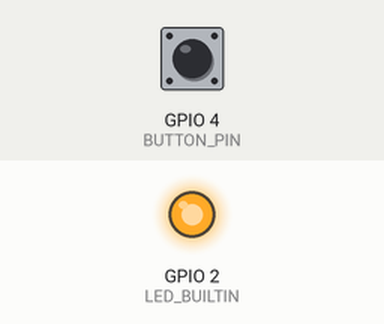
Recording of a sketch running on a simulated ESP8266 (NodeMCU). Shown: output pins drawn as LEDs (lit = HIGH, except the on-board LED, lit = LOW). Inputs (shaded band) come from the test bench; at power-on: GPIO 4 (BUTTON_PIN) HIGH. WiFi joins after 1.5 s; servers stay silent unless stated; uploads are accepted with an empty reply; what the sketch prints to the serial monitor is not drawn.

Above: at 2.7 s.
2.8 s: GPIO 4 (BUTTON_PIN) pulled LOW for 0.15 s
At 3.7 s:
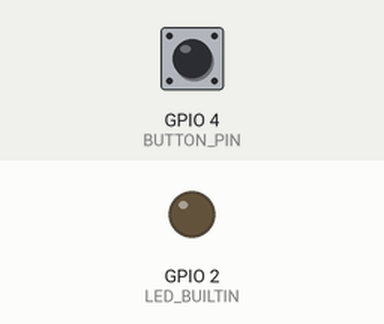
4.5 s: GPIO 4 (BUTTON_PIN) pulled LOW for 1 s
At 5.2 s:
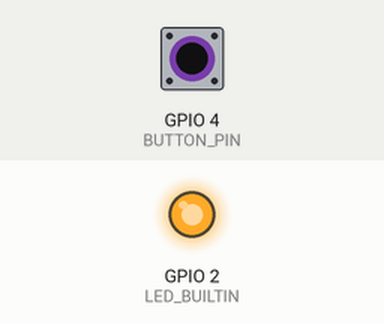
7.0 s: GPIO 4 (BUTTON_PIN) pulled LOW for 3.2 s
At 8.5 s:
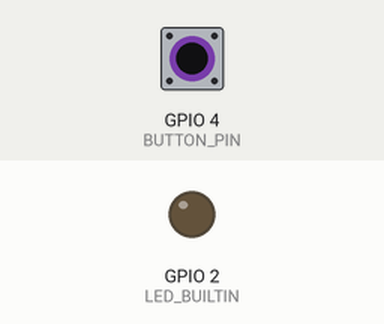
Timing chart, 0 to 10.0 s (numbered marks = the images above; inputs shaded):
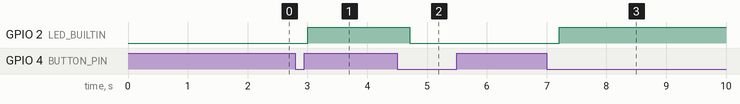

Measured:
- after the input at 2.8 s, GPIO 2 (LED_BUILTIN): LOW → HIGH after 0.21 s
- after the input at 4.5 s, GPIO 2 (LED_BUILTIN): HIGH → LOW after 0.21 s
- after the input at 7.0 s, GPIO 2 (LED_BUILTIN): LOW → HIGH after 0.21 s

The sketch:

button_client.ino
```cpp
#include <ESP8266WiFi.h>
#include <ESP8266HTTPClient.h>
#include "secrets.h"

#define BUTTON_PIN 4 // D2
#define BTN_DEB 50

bool is_open = false;

void sendRequest() {
    if (WiFi.status() != WL_CONNECTED) {
        Serial.println("WiFi не подключен");
        return;
    }

    WiFiClient client;
    HTTPClient http;

    http.begin(client, SERVER_URL);
    http.addHeader("accept", "application/json");
    http.addHeader("X-API-KEY", API_KEY);

    int code = http.POST("");
    Serial.print("HTTP код: ");
    Serial.println(code);

    if (code > 0) {
        Serial.println(http.getString());
    }

    http.end();
}

void setup() {
    Serial.begin(115200);
    pinMode(BUTTON_PIN, INPUT_PULLUP);
    pinMode(LED_BUILTIN, OUTPUT);

    // Подключение к WiFi
    WiFi.begin(WIFI_SSID, WIFI_PASSWORD);
    Serial.print("Подключение к WiFi");
    while (WiFi.status() != WL_CONNECTED) {
        delay(500);
        Serial.print(".");
    }
    Serial.println("\nПодключено! IP: " + WiFi.localIP().toString());
}

void loop() {
    static uint32_t tmr = 0;
    static bool pState = false;
    static bool stableState = false;

    bool current_state = !digitalRead(BUTTON_PIN);

    if (millis() - tmr >= BTN_DEB) {
        tmr = millis();

        if (current_state != stableState) {
            stableState = current_state;

            if (stableState && !pState) {
                is_open = !is_open;
                Serial.print("is_open: ");
                Serial.println(is_open);
                sendRequest();
            }
            pState = stableState;
        }
    }

    digitalWrite(LED_BUILTIN, is_open);
}
```

example.secrets.h
```cpp
#define WIFI_SSID "wifi_name"
#define WIFI_PASSWORD "wifi_password"
#define SERVER_URL "http://meowmeowmewooweowmoe"
#define API_KEY "some=key"
```
